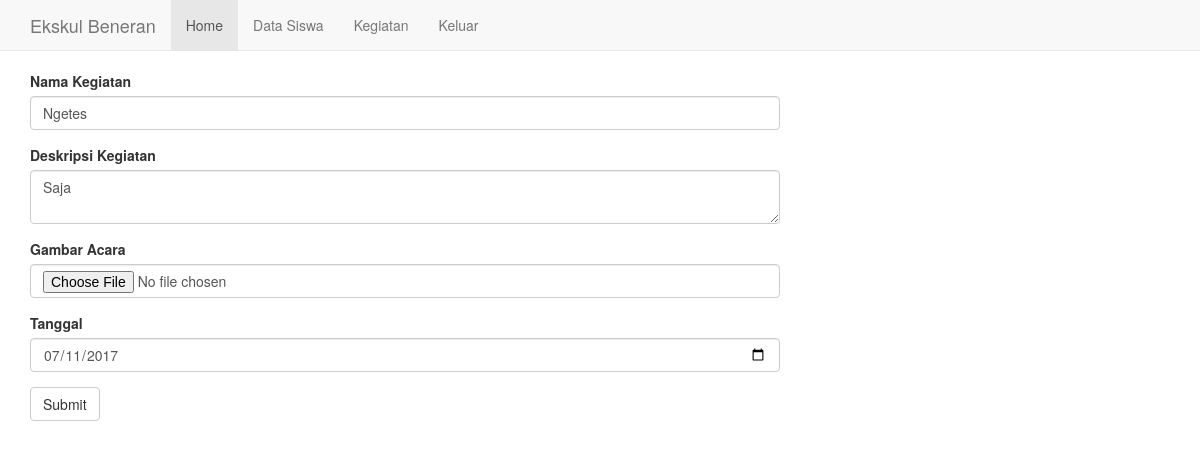
The page /kegiatan/edit/1 on the database its author committed.
### tables this page shows
CREATE TABLE `tb_kegiatan` (
  `id` int(50) NOT NULL,
  `n_kegiatan` varchar(100) NOT NULL,
  `d_kegiatan` text NOT NULL,
  `img_kegi` varchar(100) NOT NULL,
  `tgl` date NOT NULL
);

### application/controllers/Kegiatan.php (called while the page is built, shortened)
<?php
class Kegiatan extends CI_Controller
{
	public function __construct()
	{
		$this->load->library('form_validation');
		$this->load->model('Admin_model');
	}
	public function edit($id){
		$data['emp'] = $this->Admin_model->getById($id);
        $this->load->view('ekstra/adm_edit_kegiatan',$data);
	}
}
?>

### index.php (called while the page is built, shortened)
<?php
require_once BASEPATH.'core/CodeIgniter.php';

### application/models/Admin_model.php (called while the page is built, shortened)
<?php
class Admin_model extends CI_Model {
		public function getById($id){
			$this->db->from('tb_kegiatan');
			$this->db->where('id',$id);
			$getById = $this->db->get();
			if($getById->num_rows() == 1){
				return $getById->result();
			}else{
				return false;
			}
	}
}

### application/views/ekstra/adm_edit_kegiatan.php (the view, shortened to what this page needs)
<div class="container">
	<div class="row">
		<div class="col-md-8">
			<?= form_open_multipart('kegiatan/edit/'.$this->uri->segment(3)); ?>
			<div class="form-group">
				<label>Nama Kegiatan</label>
				<input type="text" name="title" class="form-control" value="<?= $emp[0]->n_kegiatan ?>">
			</div>
			<div class="form-group">
				<label>Deskripsi Kegiatan</label>
				<textarea class="form-control" name="descrip"><?= $emp[0]->d_kegiatan ?></textarea>
			</div>
			<div class="form-group">
				<label>Gambar Acara</label>
				<input type="file" name="image" class="form-control">
			</div>
			<div class="form-group">
				<label>Tanggal</label>
				<input type="date" name="tgl" class="form-control"  value="<?= $emp[0]->tgl ?>">
			</div>
			<div class="form-group">
				<input type="submit" name="" class="btn btn-default">
			</div>
			<?= form_close(); ?>
		</div>
	</div>
</div>

### rows shown on the page
tb_kegiatan: title "Ngetes", descrip "Saja", tgl "07/11/2017"
